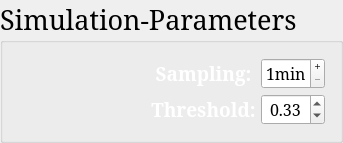
        <widget class="QGroupBox" name="config_box">
         <property name="sizePolicy">
          <sizepolicy hsizetype="Expanding" vsizetype="Expanding">
           <horstretch>0</horstretch>
           <verstretch>0</verstretch>
          </sizepolicy>
         </property>
         <property name="minimumSize">
          <size>
           <width>0</width>
           <height>0</height>
          </size>
         </property>
         <property name="maximumSize">
          <size>
           <width>16777215</width>
           <height>16777215</height>
          </size>
         </property>
         <property name="font">
          <font>
           <family>Garamond</family>
           <pointsize>20</pointsize>
          </font>
         </property>
         <property name="layoutDirection">
          <enum>Qt::LeftToRight</enum>
         </property>
         <property name="styleSheet">
          <string notr="true">QGroupBox#config_box {
	background-color:qlineargradient(x1:0,y1:0,x2:0,y2:1,stop:0 rgba(106,106,106,255),stop:1 rgba(106,106,106,75));
  	margin-top:27px;
  	border:1px solid rgba(25,25,25,127);
  	border-radius:8px;
}

QLabel{
	color: #ffffff;
}

QGroupBox#config_box::title {
	color: qlineargradient(spread:pad, x1:1, y1:1, x2:0, y2:0, stop:0 rgba(0, 0, 0, 255), stop:1 rgba(59, 59, 59, 255));
	border: 1px solid #32414B;
	border-radius: 5px;
	subcontrol-origin: margin;
	background-color: QLinearGradient( x1: 0, y1: 0, x2: 0, y2: 1, stop: 0 #ffa02f, stop: 1 #d7801a);
	subcontrol-position: top left;
	left: 10px;
	padding-left: 5px;
	padding-right: 5px;
	padding-top: 2px;
}</string>
         </property>
         <property name="title">
          <string>Simulation-Parameters</string>
         </property>
         <layout class="QGridLayout" name="layout_params" columnstretch="0">
          <property name="leftMargin">
           <number>10</number>
          </property>
          <property name="topMargin">
           <number>10</number>
          </property>
          <property name="rightMargin">
           <number>10</number>
          </property>
          <property name="bottomMargin">
           <number>10</number>
          </property>
          <property name="horizontalSpacing">
           <number>10</number>
          </property>
          <property name="verticalSpacing">
           <number>0</number>
          </property>
          <item row="0" column="0">
           <widget class="QWidget" name="settings_area" native="true">
            <property name="sizePolicy">
             <sizepolicy hsizetype="Expanding" vsizetype="Expanding">
              <horstretch>0</horstretch>
              <verstretch>0</verstretch>
             </sizepolicy>
            </property>
            <layout class="QGridLayout" name="gridLayout_3" columnstretch="40,60">
             <property name="leftMargin">
              <number>0</number>
             </property>
             <property name="topMargin">
              <number>0</number>
             </property>
             <property name="rightMargin">
              <number>0</number>
             </property>
             <property name="bottomMargin">
              <number>0</number>
             </property>
             <property name="horizontalSpacing">
              <number>10</number>
             </property>
             <property name="verticalSpacing">
              <number>0</number>
             </property>
             <item row="0" column="0">
              <widget class="QWidget" name="read_area" native="true">
               <property name="sizePolicy">
                <sizepolicy hsizetype="Expanding" vsizetype="Expanding">
                 <horstretch>0</horstretch>
                 <verstretch>0</verstretch>
                </sizepolicy>
               </property>
               <property name="minimumSize">
                <size>
                 <width>0</width>
                 <height>0</height>
                </size>
               </property>
               <property name="styleSheet">
                <string notr="true"/>
               </property>
               <layout class="QGridLayout" name="layout_read" rowstretch="60">
                <property name="leftMargin">
                 <number>0</number>
                </property>
                <property name="topMargin">
                 <number>0</number>
                </property>
                <property name="rightMargin">
                 <number>0</number>
                </property>
                <property name="bottomMargin">
                 <number>0</number>
                </property>
                <property name="spacing">
                 <number>5</number>
                </property>
                <item row="0" column="0">
                 <widget class="QLabel" name="icon_step">
                  <property name="sizePolicy">
                   <sizepolicy hsizetype="Expanding" vsizetype="Expanding">
                    <horstretch>0</horstretch>
                    <verstretch>0</verstretch>
                   </sizepolicy>
                  </property>
                  <property name="minimumSize">
                   <size>
                    <width>110</width>
                    <height>70</height>
                   </size>
                  </property>
                  <property name="text">
                   <string/>
                  </property>
                  <property name="textFormat">
                   <enum>Qt::RichText</enum>
                  </property>
                  <property name="pixmap">
                   <pixmap>icons/step.png</pixmap>
                  </property>
                  <property name="scaledContents">
                   <bool>true</bool>
                  </property>
                  <property name="alignment">
                   <set>Qt::AlignCenter</set>
                  </property>
                  <property name="wordWrap">
                   <bool>false</bool>
                  </property>
                  <property name="openExternalLinks">
                   <bool>false</bool>
                  </property>
                 </widget>
                </item>
               </layout>
              </widget>
             </item>
             <item row="0" column="1">
              <widget class="QWidget" name="config_area" native="true">
               <property name="sizePolicy">
                <sizepolicy hsizetype="Expanding" vsizetype="Expanding">
                 <horstretch>0</horstretch>
                 <verstretch>0</verstretch>
                </sizepolicy>
               </property>
               <property name="styleSheet">
                <string notr="true"/>
               </property>
               <layout class="QGridLayout" name="layout_config" rowstretch="50,50" columnstretch="50,50">
                <property name="leftMargin">
                 <number>5</number>
                </property>
                <property name="topMargin">
                 <number>5</number>
                </property>
                <property name="rightMargin">
                 <number>5</number>
                </property>
                <property name="bottomMargin">
                 <number>5</number>
                </property>
                <property name="spacing">
                 <number>5</number>
                </property>
                <item row="0" column="0">
                 <widget class="QLabel" name="label_sp">
                  <property name="sizePolicy">
                   <sizepolicy hsizetype="Expanding" vsizetype="Expanding">
                    <horstretch>0</horstretch>
                    <verstretch>0</verstretch>
                   </sizepolicy>
                  </property>
                  <property name="font">
                   <font>
                    <family>Garamond</family>
                    <pointsize>14</pointsize>
                    <weight>75</weight>
                    <bold>true</bold>
                   </font>
                  </property>
                  <property name="frameShape">
                   <enum>QFrame::NoFrame</enum>
                  </property>
                  <property name="text">
                   <string>Sampling:</string>
                  </property>
                  <property name="textFormat">
                   <enum>Qt::RichText</enum>
                  </property>
                  <property name="alignment">
                   <set>Qt::AlignCenter</set>
                  </property>
                 </widget>
                </item>
                <item row="0" column="1">
                 <widget class="QSpinBox" name="sp_value">
                  <property name="sizePolicy">
                   <sizepolicy hsizetype="Expanding" vsizetype="Expanding">
                    <horstretch>0</horstretch>
                    <verstretch>0</verstretch>
                   </sizepolicy>
                  </property>
                  <property name="minimumSize">
                   <size>
                    <width>0</width>
                    <height>25</height>
                   </size>
                  </property>
                  <property name="font">
                   <font>
                    <family>Garamond</family>
                    <pointsize>12</pointsize>
                    <weight>50</weight>
                    <bold>false</bold>
                   </font>
                  </property>
                  <property name="cursor">
                   <cursorShape>ClosedHandCursor</cursorShape>
                  </property>
                  <property name="frame">
                   <bool>true</bool>
                  </property>
                  <property name="alignment">
                   <set>Qt::AlignCenter</set>
                  </property>
                  <property name="buttonSymbols">
                   <enum>QAbstractSpinBox::PlusMinus</enum>
                  </property>
                  <property name="showGroupSeparator" stdset="0">
                   <bool>false</bool>
                  </property>
                  <property name="suffix">
                   <string>min</string>
                  </property>
                  <property name="minimum">
                   <number>1</number>
                  </property>
                  <property name="maximum">
                   <number>60</number>
                  </property>
                 </widget>
                </item>
                <item row="1" column="0">
                 <widget class="QLabel" name="label_th">
                  <property name="sizePolicy">
                   <sizepolicy hsizetype="Expanding" vsizetype="Expanding">
                    <horstretch>0</horstretch>
                    <verstretch>0</verstretch>
                   </sizepolicy>
                  </property>
                  <property name="font">
                   <font>
                    <family>Garamond</family>
                    <pointsize>14</pointsize>
                    <weight>75</weight>
                    <bold>true</bold>
                   </font>
                  </property>
                  <property name="frameShape">
                   <enum>QFrame::NoFrame</enum>
                  </property>
                  <property name="text">
                   <string>Threshold:</string>
                  </property>
                  <property name="textFormat">
                   <enum>Qt::RichText</enum>
                  </property>
                  <property name="alignment">
                   <set>Qt::AlignCenter</set>
                  </property>
                 </widget>
                </item>
                <item row="1" column="1">
                 <widget class="QDoubleSpinBox" name="th_value">
                  <property name="sizePolicy">
                   <sizepolicy hsizetype="Expanding" vsizetype="Expanding">
                    <horstretch>0</horstretch>
                    <verstretch>0</verstretch>
                   </sizepolicy>
                  </property>
                  <property name="font">
                   <font>
                    <family>Garamond</family>
                    <pointsize>12</pointsize>
                    <weight>50</weight>
                    <bold>false</bold>
                   </font>
                  </property>
                  <property name="cursor">
                   <cursorShape>ClosedHandCursor</cursorShape>
                  </property>
                  <property name="alignment">
                   <set>Qt::AlignCenter</set>
                  </property>
                  <property name="buttonSymbols">
                   <enum>QAbstractSpinBox::UpDownArrows</enum>
                  </property>
                  <property name="minimum">
                   <double>0.010000000000000</double>
                  </property>
                  <property name="maximum">
                   <double>0.800000000000000</double>
                  </property>
                  <property name="singleStep">
                   <double>0.100000000000000</double>
                  </property>
                  <property name="stepType">
                   <enum>QAbstractSpinBox::DefaultStepType</enum>
                  </property>
                  <property name="value">
                   <double>0.330000000000000</double>
                  </property>
                 </widget>
                </item>
               </layout>
              </widget>
             </item>
            </layout>
           </widget>
          </item>
         </layout>
        </widget>
